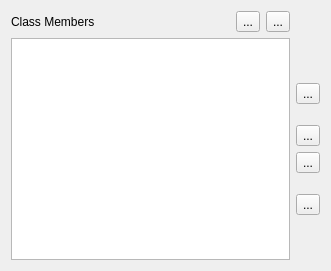
<?xml version="1.0" encoding="UTF-8"?>
<ui version="4.0">
 <class>ClassMembersPage</class>
 <widget class="QWidget" name="ClassMembersPage">
  <property name="geometry">
   <rect>
    <x>0</x>
    <y>0</y>
    <width>331</width>
    <height>271</height>
   </rect>
  </property>
  <layout class="QGridLayout" name="gridLayout">
   <item row="0" column="0">
    <layout class="QHBoxLayout" name="titleLayout">
     <item>
      <widget class="QLabel" name="label">
       <property name="text">
        <string>Class Members</string>
       </property>
      </widget>
     </item>
     <item>
      <spacer name="horizontalSpacer">
       <property name="orientation">
        <enum>Qt::Horizontal</enum>
       </property>
       <property name="sizeHint" stdset="0">
        <size>
         <width>40</width>
         <height>20</height>
        </size>
       </property>
      </spacer>
     </item>
     <item>
      <widget class="QToolButton" name="addItemButton">
       <property name="toolTip">
        <string>Add currently selected items from project tree view to buildset.</string>
       </property>
       <property name="text">
        <string>...</string>
       </property>
       <property name="icon">
        <iconset theme="list-add"/>
       </property>
      </widget>
     </item>
     <item>
      <widget class="QToolButton" name="removeItemButton">
       <property name="toolTip">
        <string>Remove currently selected item from buildset.</string>
       </property>
       <property name="text">
        <string>...</string>
       </property>
       <property name="icon">
        <iconset theme="list-remove"/>
       </property>
      </widget>
     </item>
    </layout>
   </item>
   <item row="1" column="0">
    <widget class="QTableView" name="itemView">
     <property name="alternatingRowColors">
      <bool>true</bool>
     </property>
     <property name="selectionMode">
      <enum>QAbstractItemView::SingleSelection</enum>
     </property>
     <property name="selectionBehavior">
      <enum>QAbstractItemView::SelectRows</enum>
     </property>
     <attribute name="horizontalHeaderStretchLastSection">
      <bool>true</bool>
     </attribute>
     <attribute name="verticalHeaderVisible">
      <bool>false</bool>
     </attribute>
    </widget>
   </item>
   <item row="1" column="1">
    <layout class="QVBoxLayout" name="verticalLayout">
     <item>
      <spacer name="verticalSpacer">
       <property name="orientation">
        <enum>Qt::Vertical</enum>
       </property>
       <property name="sizeHint" stdset="0">
        <size>
         <width>20</width>
         <height>40</height>
        </size>
       </property>
      </spacer>
     </item>
     <item>
      <widget class="QToolButton" name="topButton">
       <property name="toolTip">
        <string>Move the selected items to the top</string>
       </property>
       <property name="text">
        <string>...</string>
       </property>
       <property name="icon">
        <iconset theme="go-top"/>
       </property>
      </widget>
     </item>
     <item>
      <spacer name="verticalSpacer_3">
       <property name="orientation">
        <enum>Qt::Vertical</enum>
       </property>
       <property name="sizeType">
        <enum>QSizePolicy::Fixed</enum>
       </property>
       <property name="sizeHint" stdset="0">
        <size>
         <width>20</width>
         <height>15</height>
        </size>
       </property>
      </spacer>
     </item>
     <item>
      <widget class="QToolButton" name="upButton">
       <property name="toolTip">
        <string>Move the selected items up</string>
       </property>
       <property name="text">
        <string>...</string>
       </property>
       <property name="icon">
        <iconset theme="go-up"/>
       </property>
      </widget>
     </item>
     <item>
      <widget class="QToolButton" name="downButton">
       <property name="toolTip">
        <string>Move the selected item down</string>
       </property>
       <property name="text">
        <string>...</string>
       </property>
       <property name="icon">
        <iconset theme="go-down"/>
       </property>
      </widget>
     </item>
     <item>
      <spacer name="verticalSpacer_4">
       <property name="orientation">
        <enum>Qt::Vertical</enum>
       </property>
       <property name="sizeType">
        <enum>QSizePolicy::Fixed</enum>
       </property>
       <property name="sizeHint" stdset="0">
        <size>
         <width>20</width>
         <height>15</height>
        </size>
       </property>
      </spacer>
     </item>
     <item>
      <widget class="QToolButton" name="bottomButton">
       <property name="toolTip">
        <string>Move the selected items to the bottom</string>
       </property>
       <property name="text">
        <string>...</string>
       </property>
       <property name="icon">
        <iconset theme="go-bottom"/>
       </property>
      </widget>
     </item>
     <item>
      <spacer name="verticalSpacer_2">
       <property name="orientation">
        <enum>Qt::Vertical</enum>
       </property>
       <property name="sizeHint" stdset="0">
        <size>
         <width>20</width>
         <height>40</height>
        </size>
       </property>
      </spacer>
     </item>
    </layout>
   </item>
  </layout>
 </widget>
 <resources/>
 <connections/>
</ui>
